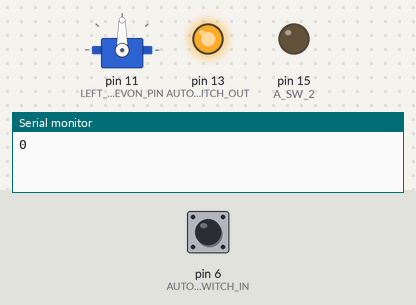
A sketch run on a simulated Arduino Uno, built with avr-gcc and run on an emulated ATmega328P. On the bench: servo, output pins drawn as LEDs (lit = HIGH), the last lines printed to the serial monitor. The inputs (shaded band) are chosen by the test bench; at power-on: pin 6 (AUTO_SWITCH_IN) LOW.

Above: at 3.2 s.
3.3 s: pin 6 (AUTO_SWITCH_IN) pulled HIGH for 0.15 s
At 3.9 s:
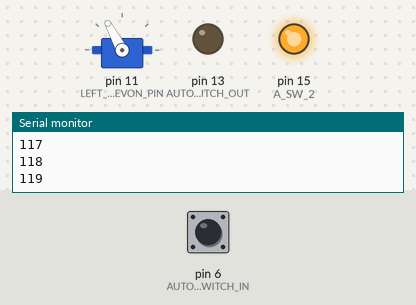
At 6.4 s:
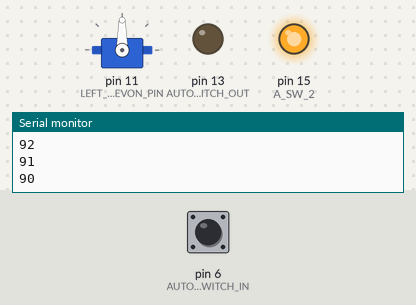
Timing chart, 0 to 8.1 s (numbered marks = the images above; inputs shaded):
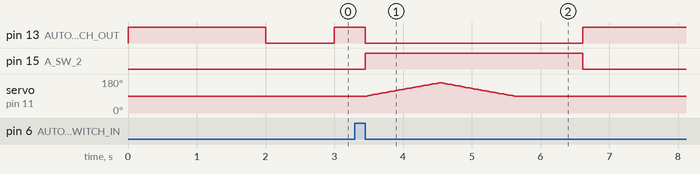

The sketch:

ReadWriteServoCommands.ino
```cpp
/*****************************************************************
   This program is designed to read a servo command, and, based on
   its value, write a servo command
*/

#include <Servo.h>

#define AUTO_SWITCH_IN (6) //GP6 is Pin 9
#define AUTO_SWITCH_OUT (13) //GP13 is Pin 17
#define LEFT_ELEVON_PIN (11) //GP11 is pin 15
#define A_SW_2 (15) //GP15 is pin 20


Servo leftElevon;

void setup() {
  Serial.begin(9600);
  pinMode(AUTO_SWITCH_IN, INPUT);
  pinMode(AUTO_SWITCH_OUT, OUTPUT);
  pinMode(LEFT_ELEVON_PIN, OUTPUT);
  pinMode(A_SW_2, OUTPUT);

  //attach the servo
  leftElevon.attach(LEFT_ELEVON_PIN);

  pinMode(LED_BUILTIN, OUTPUT);
  digitalWrite(LED_BUILTIN, HIGH);   // turn the LED on (HIGH is the voltage level)
  delay(2000);                       // wait for a second
  digitalWrite(LED_BUILTIN, LOW);    // turn the LED off by making the voltage LOW
}

void loop() {
  unsigned long timeout = 50000; //(us) time to wait to receive a PWM signal before moving on
  unsigned long pwm_duration = pulseIn(AUTO_SWITCH_IN, HIGH);
  Serial.println(pwm_duration);

  //If the Auto switch is on, output the PWM command
  if (pwm_duration > 1700){
    digitalWrite(AUTO_SWITCH_OUT, LOW);
    digitalWrite(A_SW_2, HIGH);
    int pos = 0;
    for (pos = 90; pos <= 160; pos++){
      leftElevon.write(pos);
      Serial.println(pos);
      delay(15);
    }
    for (pos = 160; pos >= 90; pos--){
      leftElevon.write(pos);
      Serial.println(pos);
      delay(15);
    }
  }
  else{
    digitalWrite(A_SW_2, LOW);
    digitalWrite(AUTO_SWITCH_OUT, HIGH);
  }


}
```

Measured:
- after the input at 3.3 s, pin 13 (AUTO_SWITCH_OUT): HIGH → LOW after 0.15 s, → HIGH 3.2 s later; pin 15 (A_SW_2): LOW → HIGH after 0.15 s, → LOW 3.2 s later; servo on pin 11 (LEFT_ELEVON_PIN): rises from 90° to 160° in 1.0 s, then falls to 90° in 1.1 s
